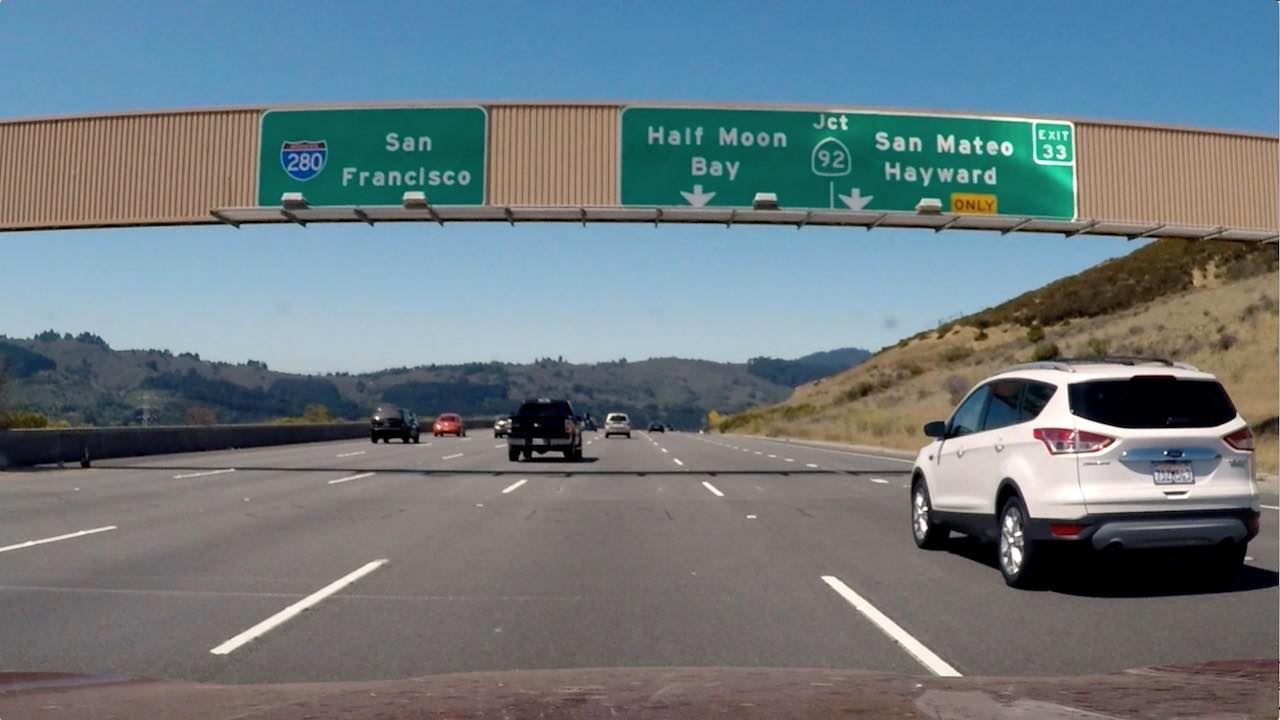
#> input picture OpenCV/Combining Thresholds/signs_vehicles_xygrad.png, 1280 x 720 px, found by its file name
$ python combiningThresholds.py   (older library calls are emulated)
#> lines starting #> are read from the running program, lines starting #| are printed output that depends on the picture; after the words box and inside, x2 and y2 are one past the last pixel; in counts of white or black regions, pixels touching at a corner belong together
# import pickle
import numpy as np
import cv2
import matplotlib.pyplot as plt
import matplotlib.image as mpimg

def abs_sobel_thresh(img, orient='x', sobel_kernel=3, thresh=(0, 255)):
    # [14 lines of commented-out code are left out]
    gray = cv2.cvtColor(img, cv2.COLOR_RGB2GRAY)
    if orient == 'x':
        sobel = cv2.Sobel(gray, cv2.CV_64F, 1, 0)
    elif orient == 'y':
        sobel = cv2.Sobel(gray, cv2.CV_64F, 0, 1)
    else:
        raise Exception('Orientation should be x or y')

    abs_sobel = np.absolute(sobel)
    scaled_sobel = np.uint8( abs_sobel * 255 / np.max(abs_sobel) )

    sxBinary = np.zeros_like(scaled_sobel)
    sxBinary[ (thresh[0] < scaled_sobel) & (scaled_sobel < thresh[1]) ] = 1

    binary_output = sxBinary # np.copy(img) # Remove this line
    return binary_output
    # return grad_binary

def mag_thresh(image, sobel_kernel=3, mag_thresh=(0, 255)):
    # Calculate gradient magnitude
    # Apply threshold
    return mag_binary

def dir_threshold(image, sobel_kernel=3, thresh=(0, np.pi/2)):
    # Calculate gradient direction
    # Apply threshold
    return dir_binary


image = mpimg.imread('Combining Thresholds/signs_vehicles_xygrad.png')
#> image is the input picture: shape (720, 1280, 3) float32; mean R, G, B 0.428, 0.477, 0.5
cv2.imshow('image', image)

# Choose a Sobel kernel size
ksize = 3 # Choose a larger odd number to smooth gradient measurements
# Apply each of the thresholding functions
gradx = abs_sobel_thresh(image, orient='x', sobel_kernel=ksize, thresh=(20, 100))
#> in abs_sobel_thresh, `gray = cv2.cvtColor(img, cv2.COLOR_RGB2GRAY)`:
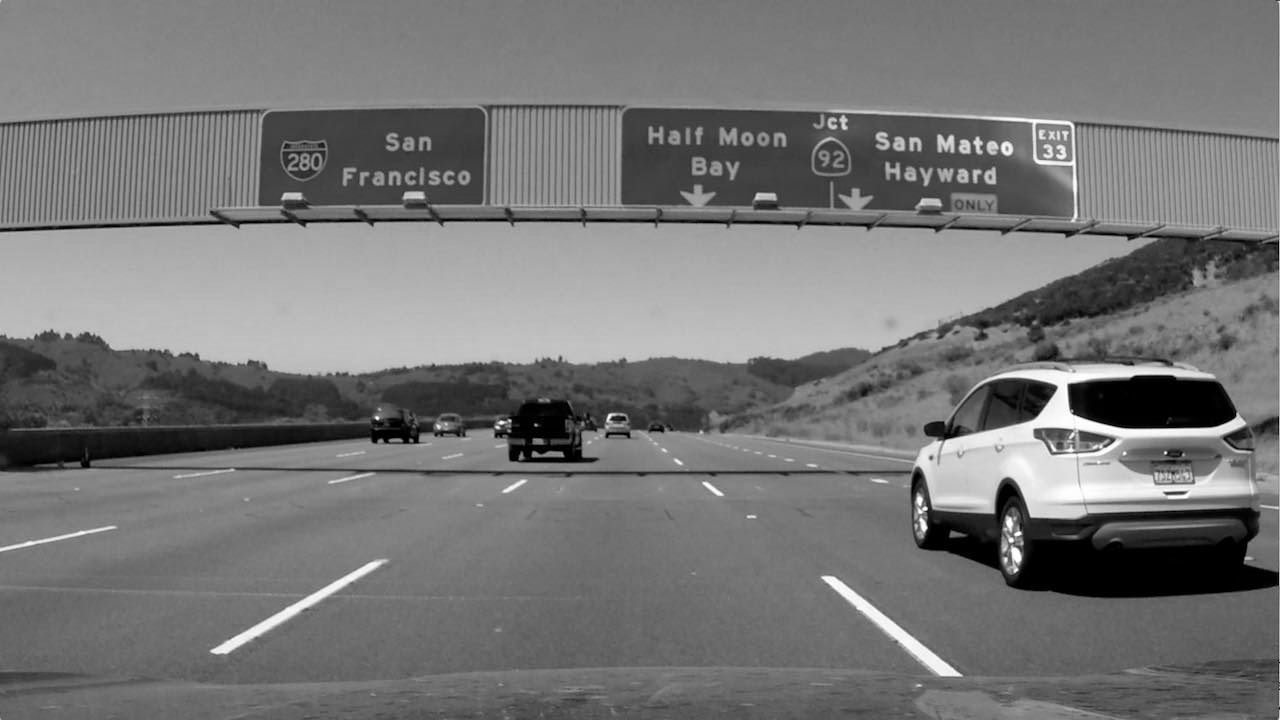
#> gray: shape (720, 1280) float32; min 0, max 0.999, mean 0.465
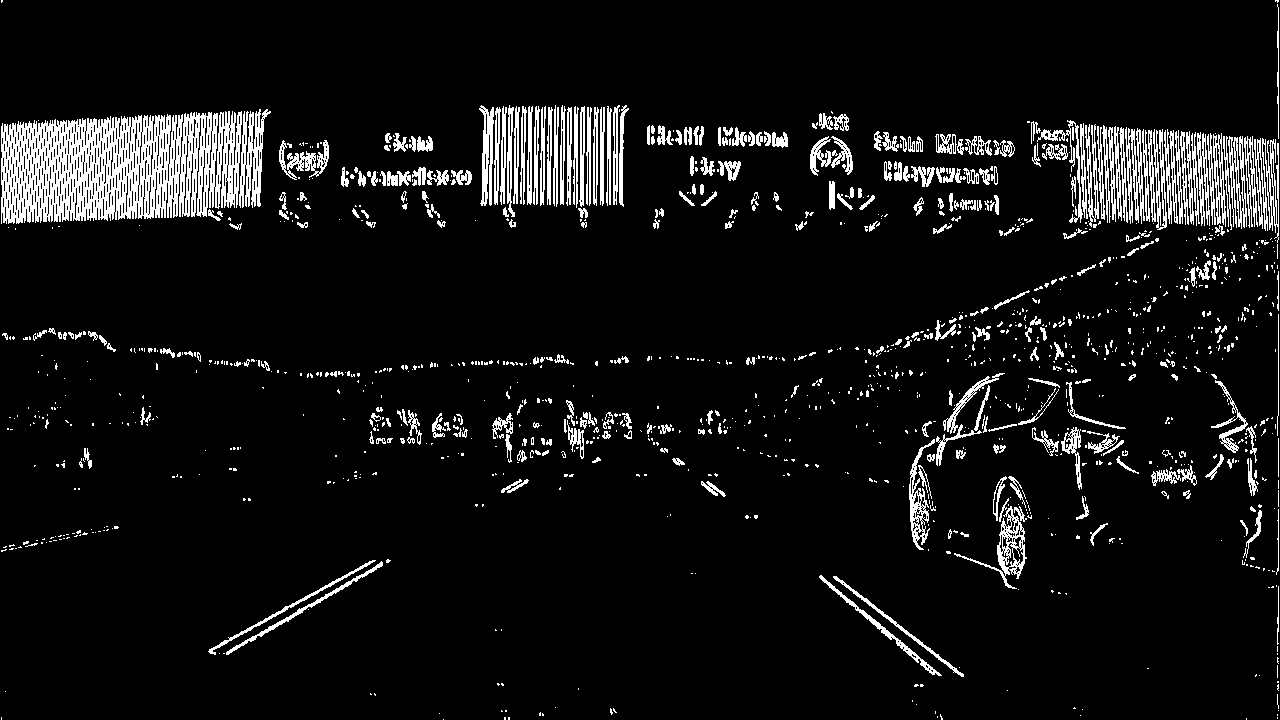
#> gradx: shape (720, 1280); values 0 (black) and 1 (white), 7.6% white; 1321 white regions (980 under 20 px), largest, box (x1, y1, x2, y2) and area: (1, 111, 242, 224) 18320, (239, 109, 271, 208) 1512, (1254, 138, 1279, 243) 1210
grady = abs_sobel_thresh(image, orient='y', sobel_kernel=ksize, thresh=(0, 255))
#> call 2 of abs_sobel_thresh, with orient = 'y', sobel_kernel = 3, thresh = (0, 255)
#> in abs_sobel_thresh (call 2), `sobel = cv2.Sobel(gray, cv2.CV_64F, 0, 1)`:
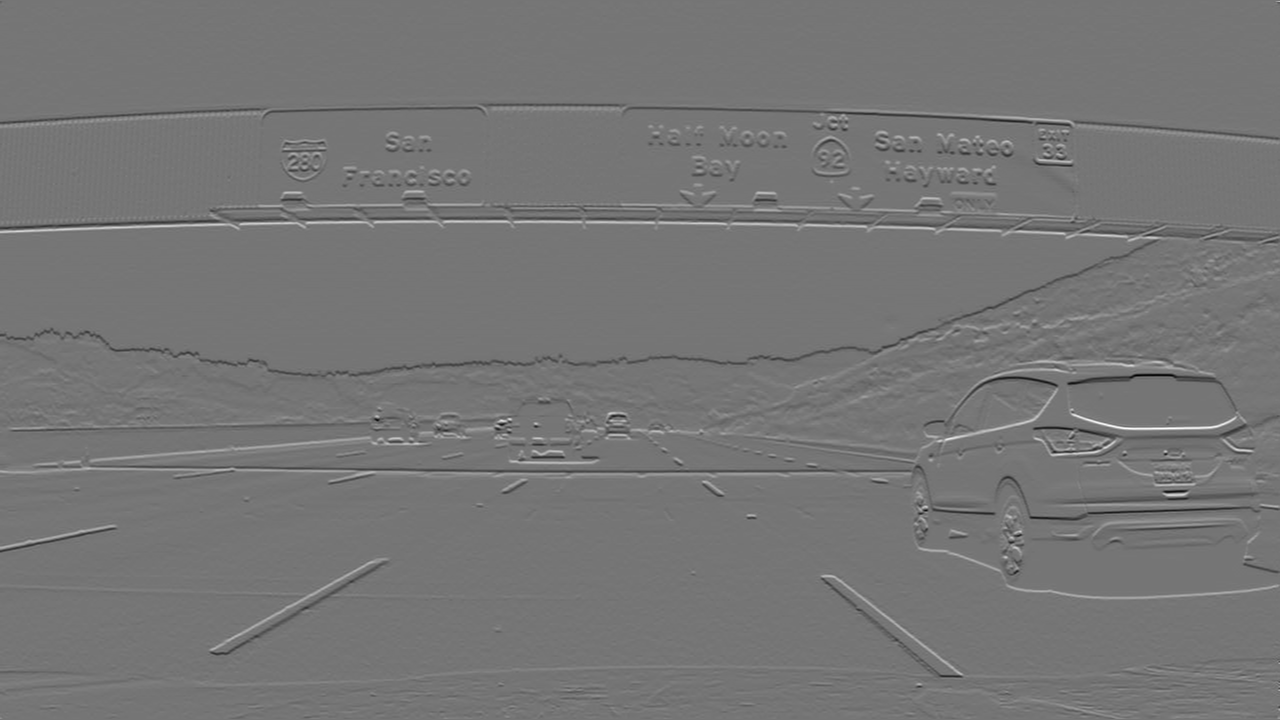
#> sobel: shape (720, 1280) float64; min -3.12, max 3.62, mean -0.00103; drawn with min black and max white
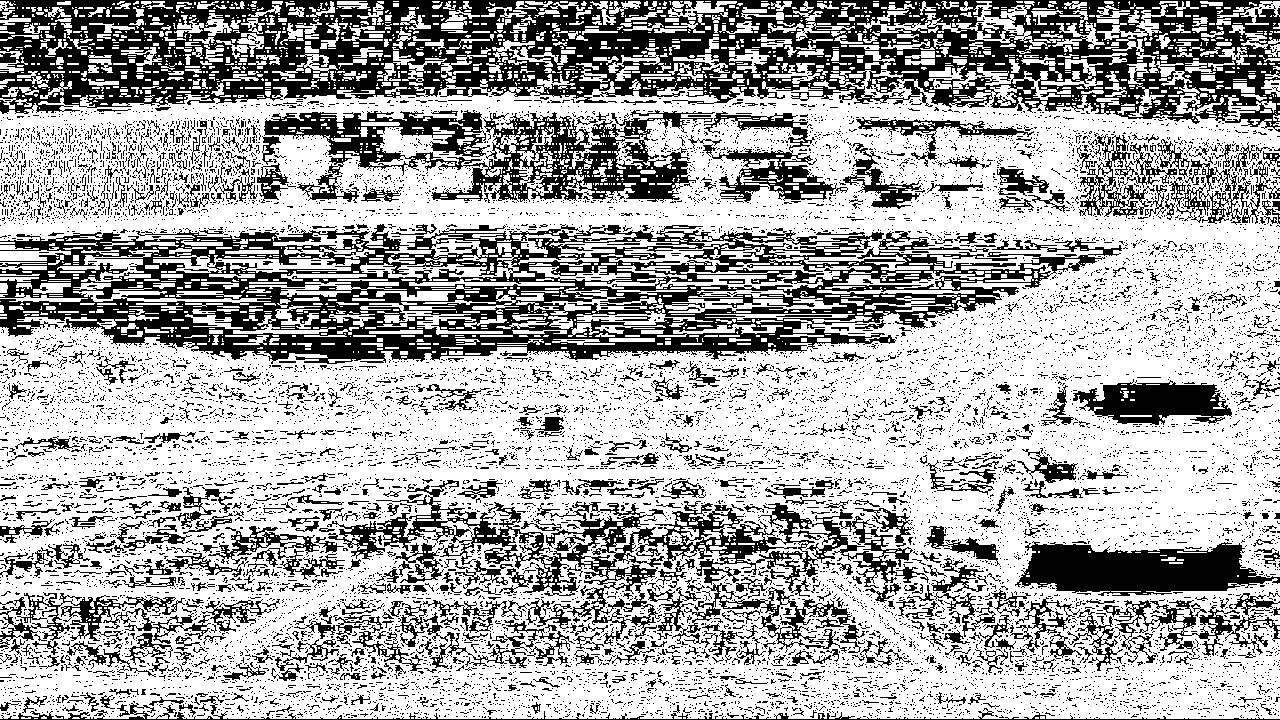
#> grady: shape (720, 1280); values 0 (black) and 1 (white), 66.4% white; 13455 black regions (12747 under 20 px), largest, box (x1, y1, x2, y2) and area: (0, 0, 1280, 132) 83339, (0, 224, 1122, 364) 62617, (327, 480, 929, 646) 17674
# [10 lines of commented-out code are left out]

f, (ax1, ax2) = plt.subplots(1, 2, figsize=(24, 9))
f.tight_layout()
ax1.imshow(image)
ax1.set_title('Original Image', fontsize=50)
ax2.imshow(gradx, cmap='gray')
ax2.set_title('Thresholded Gradient', fontsize=50)
plt.subplots_adjust(left=0., right=1, top=0.9, bottom=0.)

plt.show()

cv2.waitKey(0)
